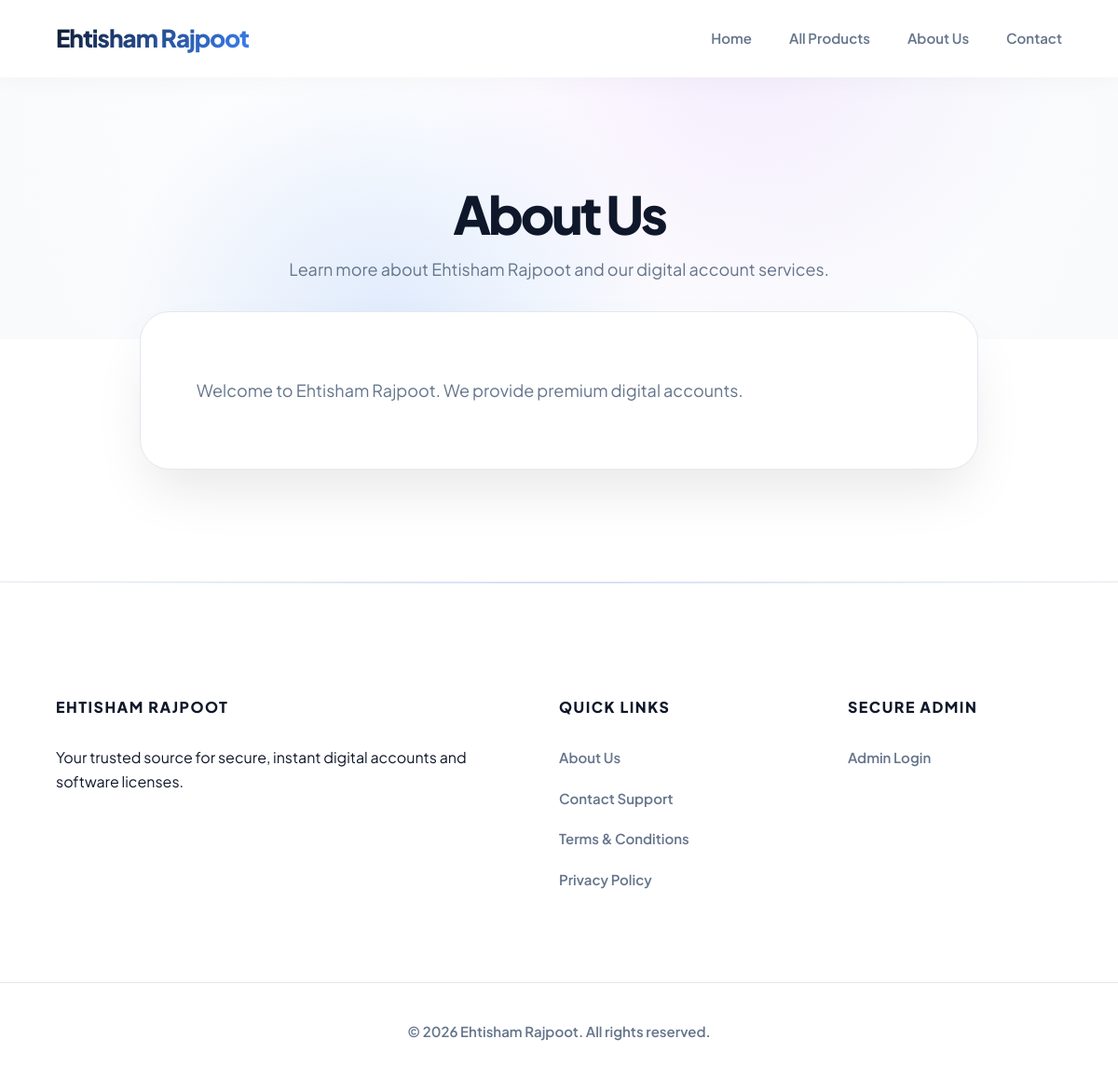
/about, run on the app's committed database.
### tables this page shows
CREATE TABLE `pages` (
  `id` int(11) NOT NULL AUTO_INCREMENT,
  `slug` varchar(100) NOT NULL,
  `title` varchar(255) NOT NULL,
  `content` longtext,
  `meta_title` varchar(255) DEFAULT NULL,
  `meta_desc` text,
  PRIMARY KEY (`id`),
  UNIQUE KEY `slug` (`slug`)
);

### page.php (the view, shortened to what this page needs)
<?php
require_once 'includes/db.php';
$slug = $_GET['slug'] ?? '';
try {
    $stmt = $pdo->prepare('SELECT * FROM pages WHERE slug = ?');
    $stmt->execute([$slug]);
    $page = $stmt->fetch();
} catch (PDOException $e) {
    die("Database error.");
}
include 'includes/header.php';
?>
<main>
    <div class="hero" style="padding: 80px 0 60px; border-radius: 0; margin-bottom: 0;">
        <div class="container">
            <h1 style="font-size: clamp(40px, 5vw, 56px); margin-bottom: 16px;"><?php echo htmlspecialchars($page['title']); ?></h1>
            <p style="font-size: 18px; color: var(--text-muted); max-width: 600px; margin: 0 auto;">
                <?php echo htmlspecialchars($page['meta_desc'] ?? ''); ?>
            </p>
        </div>
    </div>
    <div class="container" style="max-width: 900px; margin-top: -30px; margin-bottom: 100px; position: relative; z-index: 10;">
        <div style="background: var(--bg-main); padding: 50px 60px; border-radius: var(--radius-lg); border: 1px solid var(--border); box-shadow: var(--shadow-hover); font-size: 18px; line-height: 1.8; color: var(--text-muted);">
            <?php
            echo $page['content'];
            ?>
        </div>
    </div>
</main>
<?php include 'includes/footer.php'; ?>

### assets/css/style.css (style rules this page uses)
:root { --primary: #0f172a; --primary-light: #334155; --accent: #3b82f6; --accent-glow: rgba(59, 130, 246, 0.5); --text-main: #0f172a; --text-muted: #64748b; --bg-main: #ffffff; --bg-secondary: #f8fafc; --border: #e2e8f0; --radius-lg: 32px; --radius-md: 20px; --radius-sm: 12px; --shadow-hover: 0 30px 60px -12px rgba(0,0,0,0.1); --shadow-soft: 0 10px 30px -5px rgba(0,0,0,0.05); --transition: all 0.5s cubic-bezier(0.16, 1, 0.3, 1); --glass-bg: rgba(255, 255, 255, 0.7); --glass-border: rgba(255, 255, 255, 0.5); }
* { box-sizing: border-box; }
body { font-family: 'Plus Jakarta Sans', sans-serif; background-color: var(--bg-main); color: var(--text-main); margin: 0; padding: 0; line-height: 1.6; -webkit-font-smoothing: antialiased; overflow-x: hidden; }
.container { width: 90%; max-width: 1300px; margin: 0 auto; }
.hero { position: relative; padding: 160px 0 120px; overflow: hidden; text-align: center; background: radial-gradient(circle at top center, #ffffff 0%, #f8fafc 100%); }
.hero::before { content: ''; position: absolute; top: -10%; left: 10%; width: 600px; height: 600px; background: radial-gradient(circle, rgba(59, 130, 246, 0.15) 0%, rgba(255,255,255,0) 70%); border-radius: 50%; z-index: 0; animation: blob-bounce 15s infinite alternate ease-in-out; }
.hero::after { content: ''; position: absolute; bottom: -10%; right: 5%; width: 700px; height: 700px; background: radial-gradient(circle, rgba(168, 85, 247, 0.1) 0%, rgba(255,255,255,0) 70%); border-radius: 50%; z-index: 0; animation: blob-bounce 18s infinite alternate-reverse ease-in-out; }
.hero .container { position: relative; z-index: 1; }
.hero h1 { font-size: clamp(48px, 8vw, 84px); font-weight: 800; line-height: 1.05; letter-spacing: -3px; margin-bottom: 24px; color: var(--primary); }
.hero p { font-size: 22px; color: var(--text-muted); max-width: 650px; margin: 0 auto 40px; font-weight: 400; }

### data on the page
pages: title "About Us", meta_desc "Learn more about Ehtisham Rajpoot and our digital account services.", content "Welcome to Ehtisham Rajpoot. We provide premium digital accounts."
